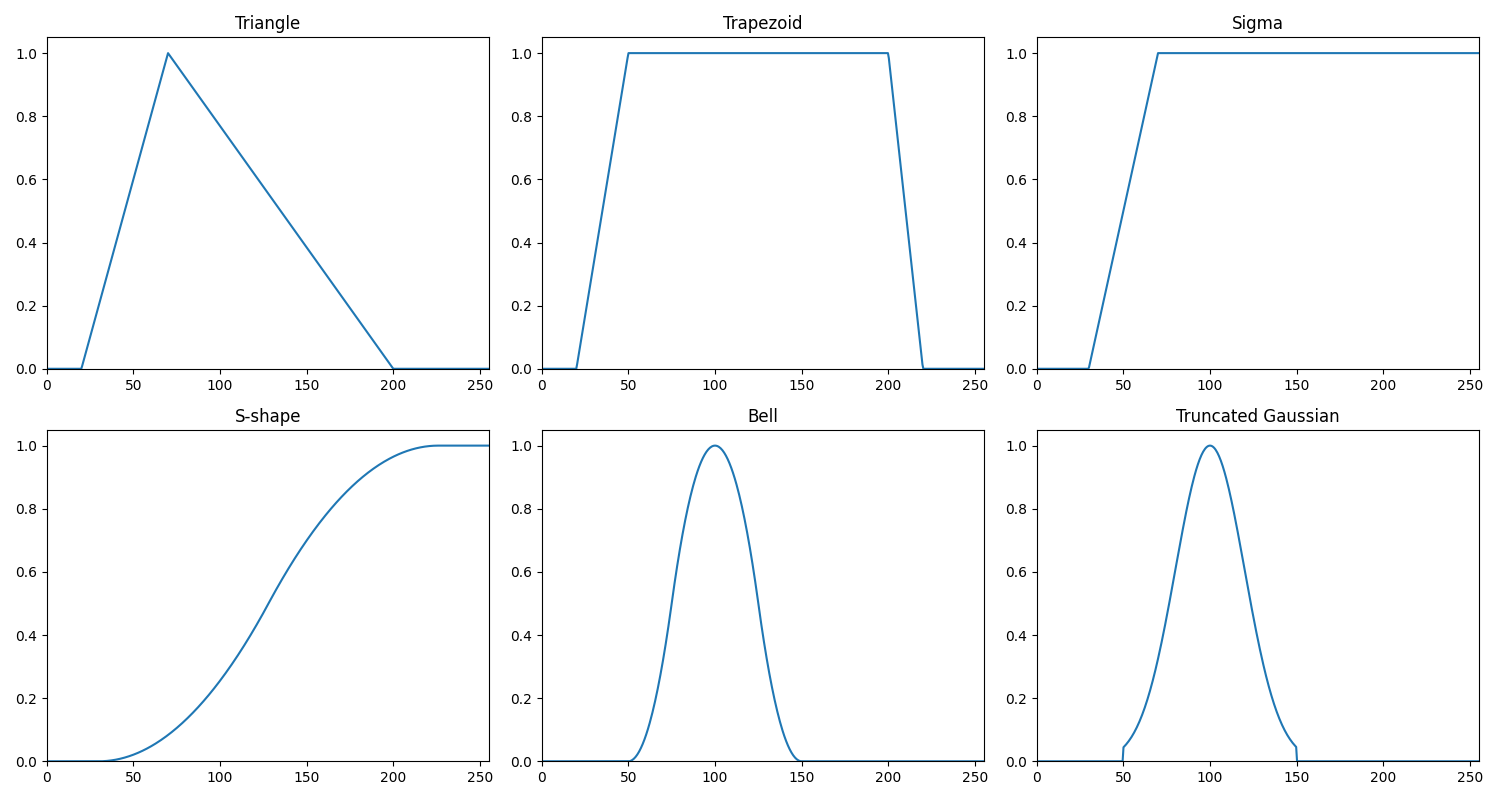

Here is the Python script that generated this plot:

import sys
import os
import numpy as np
import matplotlib.pyplot as plt
from libDIPUM.triangmf import triangmf
from libDIPUM.trapezmf import trapezmf
from libDIPUM.sigmamf import sigmamf
from libDIPUM.smf import smf
from libDIPUM.bellmf import bellmf
from libDIPUM.truncgaussmf import truncgaussmf
print("Running Figure366 (Fuzzy Membership Functions)...")

z = np.linspace(0, 255, 500)

# 1. Triangle
# u.triangle = triangmf (z, 20, 70, 200);
u_triangle = triangmf(z, 20, 70, 200)

# 2. Trapezoid
# u.trapez = trapezmf (z, 20, 50, 200, 220);
u_trapez = trapezmf(z, 20, 50, 200, 220)

# 3. Sigma
# u.sigma = sigmamf (z, 30, 70);
u_sigma = sigmamf(z, 30, 70)

# 4. S-shape
# u.s = smf (z, 30, 226);
u_s = smf(z, 30, 226)

# 5. Bell
# u.bell = bellmf (z, 50, 100);
u_bell = bellmf(z, 50, 100)

# 6. Truncated Gaussian
# u.gauss = truncgaussmf (z, 50, 100, 20);
u_gauss = truncgaussmf(z, 50, 100, 20)

# Display
fig, axes = plt.subplots(2, 3, figsize=(15, 8))
axes = axes.flatten()

plots = [
    (u_triangle, 'Triangle'),
    (u_trapez, 'Trapezoid'),
    (u_sigma, 'Sigma'),
    (u_s, 'S-shape'),
    (u_bell, 'Bell'),
    (u_gauss, 'Truncated Gaussian')
]

for i, (data, title) in enumerate(plots):
    ax = axes[i]
    ax.plot(z, data)
    ax.set_title(title)
    ax.set_xlim([0, 255])
    ax.set_ylim([0, 1.05])
    # ax.axis('tight') # MATLAB axis tight

plt.tight_layout()
plt.savefig('Figure366.png')
print("Saved Figure366.png")
plt.show()
